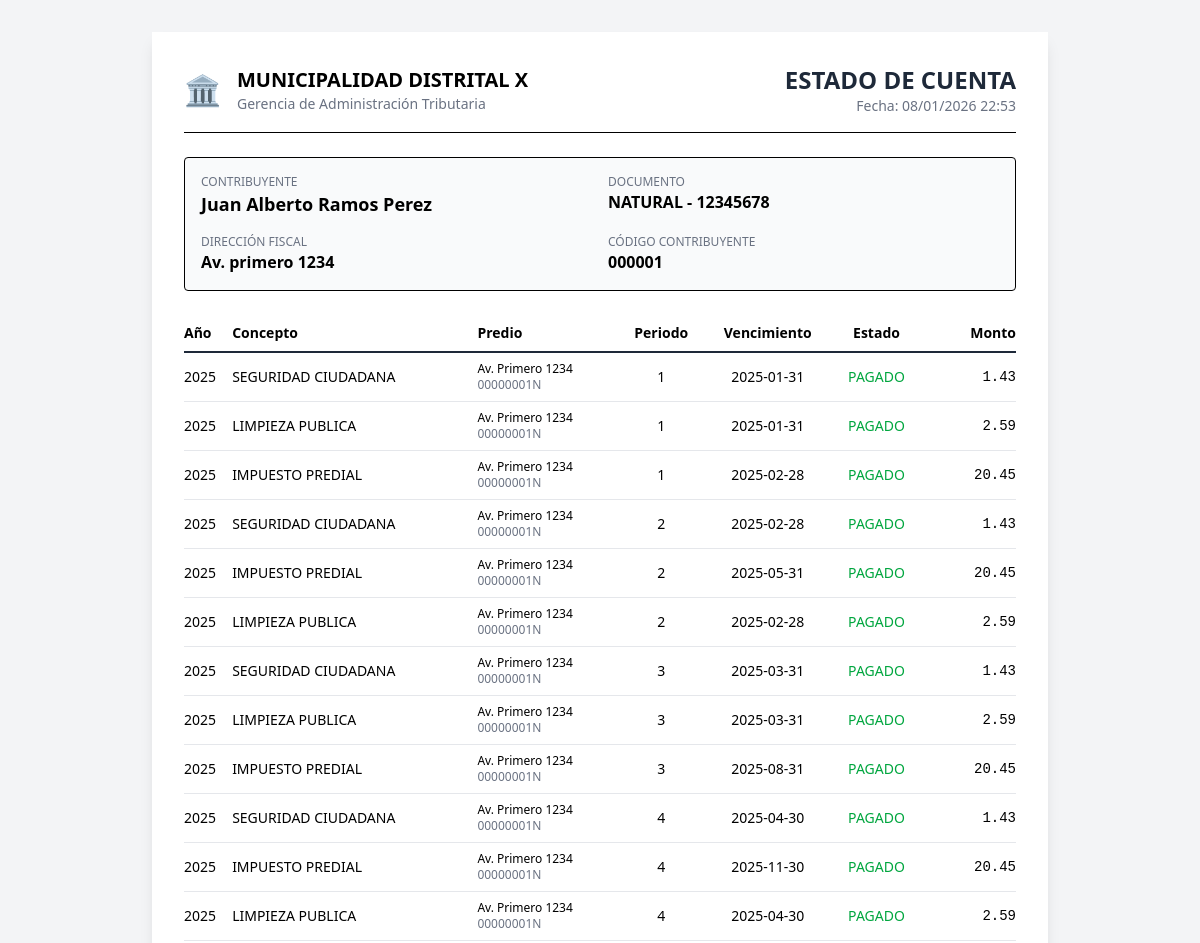
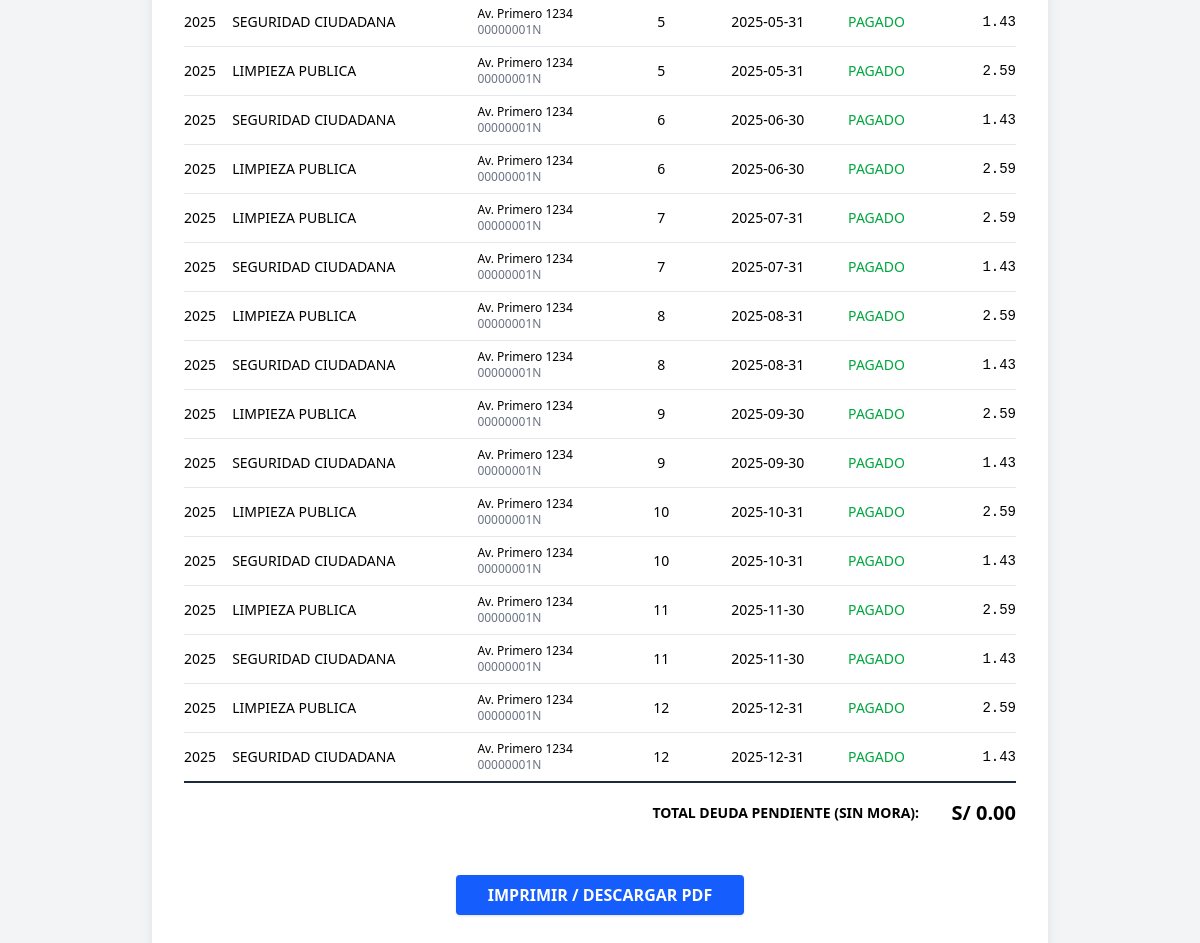
The app's page /admin/reportes/estado_cuenta.php?id=1 with its own data (2 pictures, top to bottom).
### tables this page shows
CREATE TABLE `contribuyentes` (
  `id` int(11) NOT NULL,
  `tipo_persona` enum('NATURAL','JURIDICA') NOT NULL,
  `numero_documento` varchar(15) NOT NULL,
  `nombre_razon_social` varchar(200) NOT NULL,
  `direccion_fiscal` varchar(255) DEFAULT NULL,
  `correo` varchar(100) DEFAULT NULL,
  `telefono` varchar(20) DEFAULT NULL,
  `clave_web` varchar(255) DEFAULT NULL
);

CREATE TABLE `cta_cte_tributaria` (
  `id` bigint(20) NOT NULL,
  `anio` int(11) NOT NULL,
  `contribuyente_id` int(11) NOT NULL,
  `predio_id` int(11) NOT NULL,
  `tributo_concepto` enum('IMPUESTO_PREDIAL','LIMPIEZA_PUBLICA','SEGURIDAD_CIUDADANA') NOT NULL,
  `periodo` int(11) NOT NULL,
  `fecha_vencimiento` date NOT NULL,
  `monto_insoluto` decimal(10,2) NOT NULL,
  `monto_pagado` decimal(10,2) DEFAULT 0.00,
  `estado` enum('PENDIENTE','PAGADO','FRACCIONADO','ANULADO') DEFAULT 'PENDIENTE'
);

CREATE TABLE `predios` (
  `id` int(11) NOT NULL,
  `contribuyente_id` int(11) NOT NULL,
  `anio_declaracion` int(11) NOT NULL,
  `codigo_catastral` varchar(20) DEFAULT NULL,
  `direccion_predio` varchar(255) NOT NULL,
  `tipo_uso_id` int(11) NOT NULL,
  `area_construida` decimal(10,2) NOT NULL DEFAULT 0.00,
  `longitud_frente` decimal(10,2) DEFAULT 0.00,
  `valor_autovaluo` decimal(12,2) NOT NULL DEFAULT 0.00,
  `estado` enum('ACTIVO','INACTIVO','FISCALIZACION') DEFAULT 'ACTIVO'
);

### admin/reportes/estado_cuenta.php (the view, shortened to what this page needs)
<?php
require_once '../../includes/db.php';
$id = $_GET['id'] ?? null;
$stmtC = $pdo->prepare("SELECT * FROM contribuyentes WHERE id = ?");
$stmtC->execute([$id]);
$contribuyente = $stmtC->fetch();
$stmtD = $pdo->prepare("
    SELECT c.*, p.direccion_predio, p.codigo_catastral
    FROM cta_cte_tributaria c
    JOIN predios p ON c.predio_id = p.id
    WHERE c.contribuyente_id = ?
    ORDER BY c.anio DESC, c.periodo ASC
");
$stmtD->execute([$id]);
$deudas = $stmtD->fetchAll();
$totalDeuda = 0;
?>
<!DOCTYPE html>
<html lang="es">
<head>
   <link href="../../src/output.css" rel="stylesheet">
</head>
<body class="bg-gray-100 p-8">
   <div class="max-w-4xl mx-auto bg-white shadow-lg p-8">
      <div class="flex justify-between items-center border-b pb-4 mb-6">
         <div class="flex items-center">
            <div class="text-3xl mr-4">🏛️</div>
            <div>
               <h1 class="text-xl font-bold uppercase">Municipalidad Distrital X</h1>
               <p class="text-sm text-gray-500">Gerencia de Administración Tributaria</p>
            </div>
         </div>
         <div class="text-right">
            <h2 class="text-2xl font-bold text-gray-800">ESTADO DE CUENTA</h2>
            <p class="text-sm text-gray-500">Fecha: <?php echo date('d/m/Y H:i'); ?></p>
         </div>
      </div>
      <div class="bg-gray-50 p-4 rounded mb-6 border">
         <div class="grid grid-cols-2 gap-4">
            <div>
               <p class="text-xs text-gray-500 uppercase">Contribuyente</p>
               <p class="font-bold text-lg"><?php echo $contribuyente['nombre_razon_social']; ?></p>
            </div>
            <div>
               <p class="text-xs text-gray-500 uppercase">Documento</p>
               <p class="font-bold"><?php echo $contribuyente['tipo_persona']; ?> - <?php echo $contribuyente['numero_documento']; ?></p>
            </div>
            <div>
               <p class="text-xs text-gray-500 uppercase">Dirección Fiscal</p>
               <p class="font-bold"><?php echo $contribuyente['direccion_fiscal']; ?></p>
            </div>
            <div>
               <p class="text-xs text-gray-500 uppercase">Código Contribuyente</p>
               <p class="font-bold"><?php echo str_pad($contribuyente['id'], 6, '0', STR_PAD_LEFT); ?></p>
            </div>
         </div>
      </div>
      <table class="w-full mb-6 text-sm">
         <thead>
            <tr class="border-b-2 border-gray-800">
               <th class="py-2 text-left">Año</th>
               <th class="py-2 text-left">Concepto</th>
               <th class="py-2 text-left">Predio</th>
               <th class="py-2 text-center">Periodo</th>
               <th class="py-2 text-center">Vencimiento</th>
               <th class="py-2 text-center">Estado</th>
               <th class="py-2 text-right">Monto</th>
            </tr>
         </thead>
         <tbody>
            <?php foreach ($deudas as $d):
            ?>
               <tr class="border-b border-gray-200">
                  <td class="py-2"><?php echo $d['anio']; ?></td>
                  <td class="py-2"><?php echo str_replace('_', ' ', $d['tributo_concepto']); ?></td>
                  <td class="py-2">
                     <div class="text-xs"><?php echo $d['direccion_predio']; ?></div>
                     <div class="text-xs text-gray-500"><?php echo $d['codigo_catastral']; ?></div>
                  </td>
                  <td class="py-2 text-center"><?php echo $d['periodo']; ?></td>
                  <td class="py-2 text-center"><?php echo $d['fecha_vencimiento']; ?></td>
                  <td class="py-2 text-center">
                     <span class="<?php echo $d['estado'] == 'PENDIENTE' ? 'text-red-600 font-bold' : 'text-green-600'; ?>">
                        <?php echo $d['estado']; ?>
                     </span>
                  </td>
                  <td class="py-2 text-right font-mono">
                     <?php echo number_format($d['monto_insoluto'], 2); ?>
                  </td>
               </tr>
            <?php endforeach; ?>
         </tbody>
         <tfoot>
            <tr class="border-t-2 border-gray-800">
               <td colspan="6" class="py-4 text-right font-bold uppercase">Total Deuda Pendiente (Sin Mora):</td>
               <td class="py-4 text-right font-bold text-xl">S/ <?php echo number_format($totalDeuda, 2); ?></td>
            </tr>
         </tfoot>
      </table>
      <div class="text-center mt-8 no-print">
         <button onclick="window.print()" class="bg-blue-600 hover:bg-blue-700 text-white font-bold py-2 px-8 rounded shadow">
            IMPRIMIR / DESCARGAR PDF
         </button>
      </div>
   </div>
</body>
</html>

### records on screen
contribuyentes: nombre_razon_social "Juan Alberto Ramos Perez", tipo_persona "NATURAL", numero_documento "12345678", direccion_fiscal "Av. primero 1234", id "000001"
cta_cte_tributaria: anio "2025", tributo_concepto "SEGURIDAD CIUDADANA", predio.direccion_predio "Av. Primero 1234", predio.codigo_catastral "00000001N", periodo "1", fecha_vencimiento "2025-01-31", estado "PAGADO", monto_insoluto "1.43"
cta_cte_tributaria: anio "2025", tributo_concepto "LIMPIEZA PUBLICA", predio.direccion_predio "Av. Primero 1234", predio.codigo_catastral "00000001N", periodo "1", fecha_vencimiento "2025-01-31", estado "PAGADO", monto_insoluto "2.59"
cta_cte_tributaria: anio "2025", tributo_concepto "IMPUESTO PREDIAL", predio.direccion_predio "Av. Primero 1234", predio.codigo_catastral "00000001N", periodo "1", fecha_vencimiento "2025-02-28", estado "PAGADO", monto_insoluto "20.45"
cta_cte_tributaria: anio "2025", tributo_concepto "SEGURIDAD CIUDADANA", predio.direccion_predio "Av. Primero 1234", predio.codigo_catastral "00000001N", periodo "2", fecha_vencimiento "2025-02-28", estado "PAGADO", monto_insoluto "1.43"
cta_cte_tributaria: anio "2025", tributo_concepto "IMPUESTO PREDIAL", predio.direccion_predio "Av. Primero 1234", predio.codigo_catastral "00000001N", periodo "2", fecha_vencimiento "2025-05-31", estado "PAGADO", monto_insoluto "20.45"
cta_cte_tributaria: anio "2025", tributo_concepto "LIMPIEZA PUBLICA", predio.direccion_predio "Av. Primero 1234", predio.codigo_catastral "00000001N", periodo "2", fecha_vencimiento "2025-02-28", estado "PAGADO", monto_insoluto "2.59"
cta_cte_tributaria: anio "2025", tributo_concepto "SEGURIDAD CIUDADANA", predio.direccion_predio "Av. Primero 1234", predio.codigo_catastral "00000001N", periodo "3", fecha_vencimiento "2025-03-31", estado "PAGADO", monto_insoluto "1.43"
cta_cte_tributaria: anio "2025", tributo_concepto "LIMPIEZA PUBLICA", predio.direccion_predio "Av. Primero 1234", predio.codigo_catastral "00000001N", periodo "3", fecha_vencimiento "2025-03-31", estado "PAGADO", monto_insoluto "2.59"
cta_cte_tributaria: anio "2025", tributo_concepto "IMPUESTO PREDIAL", predio.direccion_predio "Av. Primero 1234", predio.codigo_catastral "00000001N", periodo "3", fecha_vencimiento "2025-08-31", estado "PAGADO", monto_insoluto "20.45"
cta_cte_tributaria: anio "2025", tributo_concepto "SEGURIDAD CIUDADANA", predio.direccion_predio "Av. Primero 1234", predio.codigo_catastral "00000001N", periodo "4", fecha_vencimiento "2025-04-30", estado "PAGADO", monto_insoluto "1.43"
cta_cte_tributaria: anio "2025", tributo_concepto "IMPUESTO PREDIAL", predio.direccion_predio "Av. Primero 1234", predio.codigo_catastral "00000001N", periodo "4", fecha_vencimiento "2025-11-30", estado "PAGADO", monto_insoluto "20.45"
cta_cte_tributaria: anio "2025", tributo_concepto "LIMPIEZA PUBLICA", predio.direccion_predio "Av. Primero 1234", predio.codigo_catastral "00000001N", periodo "4", fecha_vencimiento "2025-04-30", estado "PAGADO", monto_insoluto "2.59"
cta_cte_tributaria: anio "2025", tributo_concepto "SEGURIDAD CIUDADANA", predio.direccion_predio "Av. Primero 1234", predio.codigo_catastral "00000001N", periodo "5", fecha_vencimiento "2025-05-31", estado "PAGADO", monto_insoluto "1.43"
cta_cte_tributaria: anio "2025", tributo_concepto "LIMPIEZA PUBLICA", predio.direccion_predio "Av. Primero 1234", predio.codigo_catastral "00000001N", periodo "5", fecha_vencimiento "2025-05-31", estado "PAGADO", monto_insoluto "2.59"
cta_cte_tributaria: anio "2025", tributo_concepto "SEGURIDAD CIUDADANA", predio.direccion_predio "Av. Primero 1234", predio.codigo_catastral "00000001N", periodo "6", fecha_vencimiento "2025-06-30", estado "PAGADO", monto_insoluto "1.43"
cta_cte_tributaria: anio "2025", tributo_concepto "LIMPIEZA PUBLICA", predio.direccion_predio "Av. Primero 1234", predio.codigo_catastral "00000001N", periodo "6", fecha_vencimiento "2025-06-30", estado "PAGADO", monto_insoluto "2.59"
cta_cte_tributaria: anio "2025", tributo_concepto "LIMPIEZA PUBLICA", predio.direccion_predio "Av. Primero 1234", predio.codigo_catastral "00000001N", periodo "7", fecha_vencimiento "2025-07-31", estado "PAGADO", monto_insoluto "2.59"
cta_cte_tributaria: anio "2025", tributo_concepto "SEGURIDAD CIUDADANA", predio.direccion_predio "Av. Primero 1234", predio.codigo_catastral "00000001N", periodo "7", fecha_vencimiento "2025-07-31", estado "PAGADO", monto_insoluto "1.43"
cta_cte_tributaria: anio "2025", tributo_concepto "LIMPIEZA PUBLICA", predio.direccion_predio "Av. Primero 1234", predio.codigo_catastral "00000001N", periodo "8", fecha_vencimiento "2025-08-31", estado "PAGADO", monto_insoluto "2.59"
cta_cte_tributaria: anio "2025", tributo_concepto "SEGURIDAD CIUDADANA", predio.direccion_predio "Av. Primero 1234", predio.codigo_catastral "00000001N", periodo "8", fecha_vencimiento "2025-08-31", estado "PAGADO", monto_insoluto "1.43"
cta_cte_tributaria: anio "2025", tributo_concepto "LIMPIEZA PUBLICA", predio.direccion_predio "Av. Primero 1234", predio.codigo_catastral "00000001N", periodo "9", fecha_vencimiento "2025-09-30", estado "PAGADO", monto_insoluto "2.59"
cta_cte_tributaria: anio "2025", tributo_concepto "SEGURIDAD CIUDADANA", predio.direccion_predio "Av. Primero 1234", predio.codigo_catastral "00000001N", periodo "9", fecha_vencimiento "2025-09-30", estado "PAGADO", monto_insoluto "1.43"
cta_cte_tributaria: anio "2025", tributo_concepto "LIMPIEZA PUBLICA", predio.direccion_predio "Av. Primero 1234", predio.codigo_catastral "00000001N", periodo "10", fecha_vencimiento "2025-10-31", estado "PAGADO", monto_insoluto "2.59"
cta_cte_tributaria: anio "2025", tributo_concepto "SEGURIDAD CIUDADANA", predio.direccion_predio "Av. Primero 1234", predio.codigo_catastral "00000001N", periodo "10", fecha_vencimiento "2025-10-31", estado "PAGADO", monto_insoluto "1.43"
cta_cte_tributaria: anio "2025", tributo_concepto "LIMPIEZA PUBLICA", predio.direccion_predio "Av. Primero 1234", predio.codigo_catastral "00000001N", periodo "11", fecha_vencimiento "2025-11-30", estado "PAGADO", monto_insoluto "2.59"
cta_cte_tributaria: anio "2025", tributo_concepto "SEGURIDAD CIUDADANA", predio.direccion_predio "Av. Primero 1234", predio.codigo_catastral "00000001N", periodo "11", fecha_vencimiento "2025-11-30", estado "PAGADO", monto_insoluto "1.43"
cta_cte_tributaria: anio "2025", tributo_concepto "LIMPIEZA PUBLICA", predio.direccion_predio "Av. Primero 1234", predio.codigo_catastral "00000001N", periodo "12", fecha_vencimiento "2025-12-31", estado "PAGADO", monto_insoluto "2.59"
cta_cte_tributaria: anio "2025", tributo_concepto "SEGURIDAD CIUDADANA", predio.direccion_predio "Av. Primero 1234", predio.codigo_catastral "00000001N", periodo "12", fecha_vencimiento "2025-12-31", estado "PAGADO", monto_insoluto "1.43"

### other values on screen
$totalDeuda "0.00"
